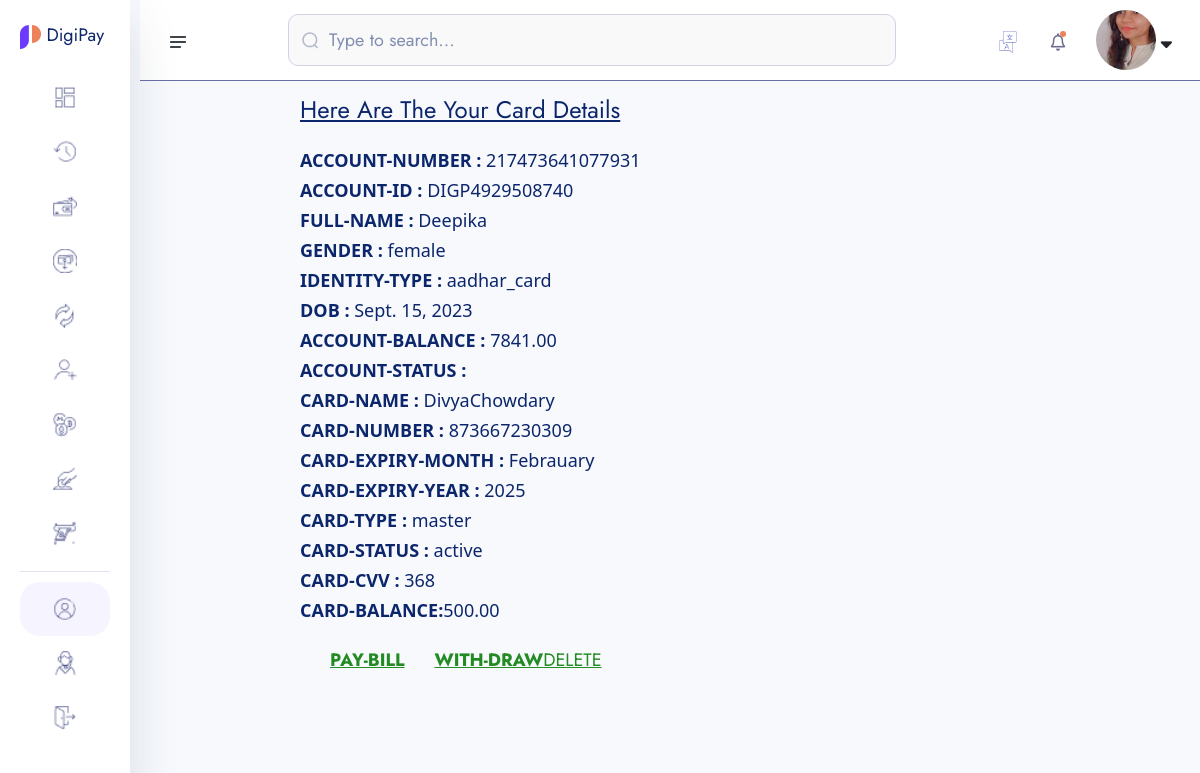
Page /search_user/creditcard/873667230309/217473641077931/ (signed in) on the committed database.
### bankaccounts/models.py (models this page shows, shortened)
class KYC(models.Model):
    id=models.UUIDField(primary_key=True,unique=True,default=uuid.uuid4,editable=False)
    user=models.OneToOneField(User,on_delete=models.CASCADE)
    account=models.OneToOneField(Account,on_delete=models.CASCADE)
    full_name=models.CharField(max_length=200)
    image=models.ImageField(upload_to='userimg/')
    marital_status=models.CharField(max_length=100,choices=MARITAL_STATUS)
    gender=models.CharField(max_length=100,choices=GENDER)
    identity_type=models.CharField(max_length=100,choices=IDENTITY_TYPE)
    identity_image=models.ImageField(upload_to='userimg/')
    date_of_birth=models.DateField(auto_now_add=False)
    signature=models.ImageField(upload_to='userimg/')
    country=models.CharField(max_length=100)
    state=models.CharField(max_length=100)
    city=models.CharField(max_length=100)
    phone=models.CharField(max_length=100)
    email=models.EmailField(unique=True,blank=True)

class Account(models.Model):
    id=models.UUIDField(primary_key=True,unique=True,default=uuid.uuid4,editable=False)
    user=models.OneToOneField(User,on_delete=models.CASCADE)
    account_balance=models.DecimalField(max_digits=12,decimal_places=2,default=0.00)
    account_number=ShortUUIDField(unique=True,length=12,max_length=25,prefix='217',alphabet='1234567890')
    account_id=ShortUUIDField(unique=True,length=10,max_length=25,prefix='DIGP',alphabet='1234567890')
    pin_number=ShortUUIDField(unique=True,length=4,max_length=7,alphabet='1234567890')
    account_status=models.CharField(max_length=100,choices=ACCOUNT_STATUS,default='in-active')
    date=models.DateField(auto_now_add=True)
    kyc_submitted=models.BooleanField(default=False)
    kyc_confirmed=models.BooleanField(default=False)

### transactions/models.py (models this page shows, shortened)
class Credit_Card(models.Model):
    card_id=ShortUUIDField(unique=True,length=10,max_length=20,prefix="CRED",alphabet="0123456789")
    user=models.OneToOneField(Account,on_delete=models.CASCADE)
    name=models.CharField(max_length=200)
    number=ShortUUIDField(unique=True,length=12,max_length=16,alphabet="0123456789")
    month=models.CharField(max_length=100)
    year=models.IntegerField()
    cvv=ShortUUIDField(unique=True,length=3,max_length=3,alphabet="0123456789")
    card_type=models.CharField(max_length=200,choices=Card_type,default="none")
    card_status=models.CharField(max_length=200,choices=Card_status,default="pending")
    card_amount=models.DecimalField(max_digits=12,decimal_places=2,default=0.00)
    card_date=models.DateTimeField(auto_now_add=True)

### transactions/credit_card.py (the view)
# urls.py: path("creditcard/<number>/<account_number>/",credit_card.credit_card_detail,name="credit_card_detail"),
def credit_card_detail(request,number,account_number):
    user=request.user
    account=Account.objects.get(account_number=account_number)
    kyc=KYC.objects.get(user=user)
    credit=Credit_Card.objects.get(number=number)
    context={
        'account':account,
        'kyc':kyc,
        'credit':credit
    }
    return render(request,'account/creditcard-detail.html',context)

### templates/account/creditcard-detail.html (shortened to what this page needs)
{% extends 'partials/dashbord_base.html' %}
{% block content %}
<!DOCTYPE html>
<html lang="en">
<head>
</head>
<body>
    <div class="detail">
    <h5>Here Are The Your Card Details</h5>
            <p class="para"><b>ACCOUNT-NUMBER :</b> {{account.account_number}}</p>
            <p><b>ACCOUNT-ID :</b> {{account.account_id}}</p>
            <p><b>FULL-NAME :</b> {{kyc.full_name}}</p>
            <p><b>GENDER :</b> {{kyc.gender}}</p>
            <p><b>IDENTITY-TYPE :</b> {{kyc.identity_type}}</p>
            <p><b>DOB : </b>{{kyc.date_of_birth}}</p>
            <p><b>ACCOUNT-BALANCE :</b> {{account.account_balance}}</p>
            <p><b>ACCOUNT-STATUS :</b> {{account.status}}</p>
            <p><b>CARD-NAME :</b> {{credit.name}}</p>
            <p><b>CARD-NUMBER :</b> {{credit.number}}</p>
            <p><b>CARD-EXPIRY-MONTH :</b> {{credit.month}}</p>
            <p><b>CARD-EXPIRY-YEAR :</b> {{credit.year}}</p>
            <p><b>CARD-TYPE : </b>{{credit.card_type}}</p>
            <p><b>CARD-STATUS :</b> {{credit.card_status}}</p>
            <p><b>CARD-CVV :</b> {{credit.cvv}}</p>
            <p><b>CARD-BALANCE:</b>{{credit.card_amount}}</p>
            <div class="hyperlink">
                <div class="one">
            <a href="{%url 'transactions:credit_card_bill' credit.card_id %}"><b>PAY-BILL</b></a>
        </div>
        <div class="two">
            <a href="{%url 'transactions:withdraw_amount_card' credit.card_id %}" class="with"><b>WITH-DRAW</b></a>
        </div>
        <a href="{%url 'transactions:delete_card' credit.card_id%}">DELETE</a>
           </div>
        </div>
</body>
</html>
{% endblock content %}

### templates/partials/dashbord_base.html (shortened to what this page needs)
{% load static %}
<!doctype html>
<html lang="en">
<head>
    <link rel="stylesheet" href="{% static 'assets1/css/bootstrap.min.css' %}">
    <link rel="stylesheet" href="{% static 'assets1/css/fontawesome.min.css' %}">
    <link rel="stylesheet" href="{% static 'assets1/css/jquery-ui.css' %}">
    <link rel="stylesheet" href="{% static 'assets1/css/plugin/apexcharts.css' %}">
    <link rel="stylesheet" href="{% static 'assets1/css/plugin/nice-select.css' %}">
    <link rel="stylesheet" href="{% static 'assets1/css/arafat-font.css' %}">
    <link rel="stylesheet" href="{% static 'assets1/css/plugin/animate.css' %}">
    <link rel="stylesheet" href="{% static 'assets1/css/style.css' %}">
</head>
<body>
    <header class="header-section body-collapse">
        <div class="overlay">
            <div class="container-fruid">
                <div class="row d-flex header-area">
                    <div class="navbar-area d-flex align-items-center justify-content-between">
                        <div class="sidebar-icon">
                            <img src="{% static 'assets1/images/icon/menu.png' %}" alt="icon">
                        </div>
                        <form method="POST" class="flex-fill">
                            <div class="form-group d-flex align-items-center">
                                <img src="{% static 'assets1/images/icon/search.png' %}" alt="icon">
                                <input type="text" placeholder="Type to search...">
                            </div>
                        </form>
                        <div class="dashboard-nav">
                            <div class="single-item language-area">
                                <div class="language-btn">
                                    <img src="{% static 'assets1/images/icon/lang.png' %}" alt="icon">
                                </div>
                            </div>
                            <div class="single-item notifications-area">
                                <div class="notifications-btn">
                                    <img src="{% static 'assets1/images/icon/bell.png' %}" class="bell-icon" alt="icon">
                                </div>
                            </div>
                            <div class="single-item user-area">
                                <div class="profile-area d-flex align-items-center">
                                    <span class="user-profile">
                                        {% if request.user.kyc.image.url %}
                                            <img style="width: 60px; height: 60px; border-radius: 50%; object-fit: cover;" src="{{ request.user.kyc.image.url }}" alt="image">
                                        {% else %}
                                            <img src="{% static 'assets1/images/default.jpg' %}"  style="width: 50px; height: 50px; border-radius: 50%; object-fit: cover;" alt="">
                                        {% endif %}
                                    </span>
                                    <i class="fa-solid fa-sort-down"></i>
                                </div>
                            </div>
                        </div>
                    </div>
                    <div class="sidebar-wrapper">
                        <div class="sidebar-logo">
                            <a href="#"><img src="{% static 'assets1/images/fav.png' %}" alt="logo"> DigiPay</a>
                        </div>
                        <ul>
                            <li>
                                <a href="{%url 'bankaccounts:newdashboard'%}">
                                    <img src="{% static 'assets1/images/icon/dashboard.png' %}" alt="Dashboard"> <span>Dashboard</span>
                                </a>
                            </li>
                            <li>
                                <a href="{%url 'transactions:transaction_list'%}">
                                    <img src="{% static 'assets1/images/icon/transactions.png' %}" alt="Transactions"> <span>Transactions</span>
                                </a>
                            </li>
                            <li>
                                <a href="#">
                                    <img src="{% static 'assets1/images/icon/pay.png' %}" alt="Pay"> <span>Pay</span>
                                </a>
                            </li>
                            <li>
                                <a href="#">
                                    <img src="{% static 'assets1/images/icon/receive.png' %}" alt="Receive"> <span>Receive</span>
                                </a>
                            </li>
                            <li>
                                <a href="money-exchange.html">
                                    <img src="{% static 'assets1/images/icon/exchange.png' %}" alt="Exchange"> <span>Exchange</span>
                                </a>
                            </li>
                            <li>
                                <a href="recipients.html">
                                    <img src="{% static 'assets1/images/icon/recipients.png' %}" alt="Recipients"> <span>Recipients</span>
                                </a>
                            </li>
                            <li>
                                <a href="crypto.html">
                                    <img src="{% static 'assets1/images/icon/crypto.png' %}" alt="Crypto"> <span>Crypto</span>
                                </a>
                            </li>
                            <li>
                                <a href="deposit-money.html">
                                    <img src="{% static 'assets1/images/icon/deposit.png' %}" alt="Deposit"> <span>Deposit Money</span>
                                </a>
                            </li>
                            <li>
                                <a href="withdraw-money-step-1.html">
                                    <img src="{% static 'assets1/images/icon/withdraw.png' %}" alt="Withdraw"> <span>Withdraw Money</span>
                                </a>
                            </li>
                        </ul>
                        <ul class="bottom-item">
                            <li class="active">
                                <a href="#">
                                    <img src="{% static 'assets1/images/icon/account.png' %}" alt="Account"> <span>Account</span>
                                </a>
                            </li>
                            <li>
                                <a href="javascript:void(0)">
                                    <img src="{% static 'assets1/images/icon/support.png' %}" alt="Support"> <span>Support</span>
                                </a>
                            </li>
                            <li>
                                <a href="javascript:void(0)">
                                    <img src="{% static 'assets1/images/icon/quit.png' %}" alt="Quit"> <span>Quit</span>
                                </a>
                            </li>
                        </ul>
                        <div class="pt-120">
                        </div>
                    </div>
                </div>
            </div>
        </div>
    </header>
{% block content %}
{% endblock content %}
</body>
</html>

### templates/account/creditcard-detail.html (style rules this page uses)
.detail { font-size: 20px; margin-left: 300px; margin-top: 100px; }
.para { margin-top: 20px; }
h5 { text-decoration: underline; }
p { font-family: 'Segoe UI', Tahoma, Geneva, Verdana, sans-serif; }
.hyperlink { margin-top: 20px; display: flex; margin-left: 30px; }
.with { margin-left: 30px; }
.hyperlink a { text-decoration: underline; color: forestgreen; }

### rows in the picture
Account: account_number "217473641077931", account_id "DIGP4929508740", account_balance "7841.00"
KYC: full_name "Deepika", gender "female", identity_type "aadhar_card", date_of_birth "Sept. 15, 2023"
Credit_Card: name "DivyaChowdary", number "873667230309", month "Febrauary", year "2025", card_type "master", card_status "active", cvv "368", card_amount "500.00"
